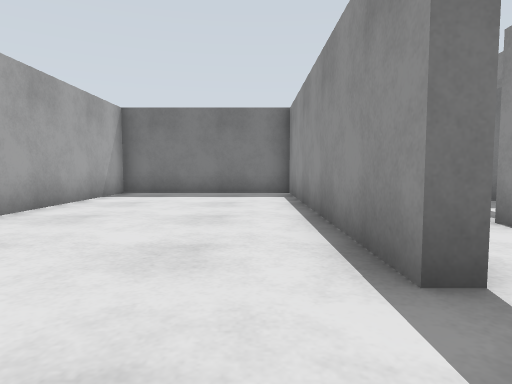
View 1 (above)

24 first-person views from a walk through a world built for the Gazebo simulator. The camera is 0.72 m above the floor, tilts 4° down and sees 75° across. The floor is counted in squares, 1 m on a side. Each view is taken from the middle of a square. On the plan, view 1 faces up. The plan holds only what a view shows up to about 10 squares ahead; the rest is blank. The place goes on beyond the plan.

View 2
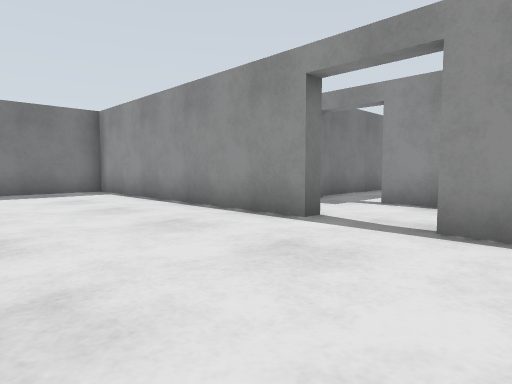

View 3
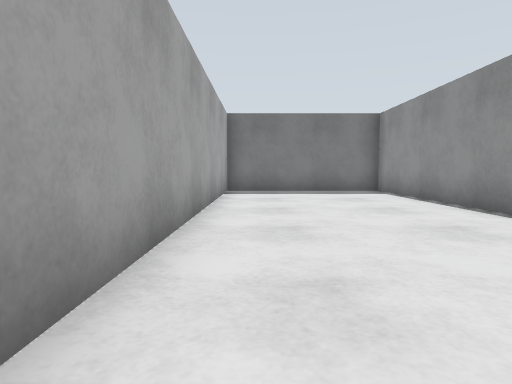

View 4
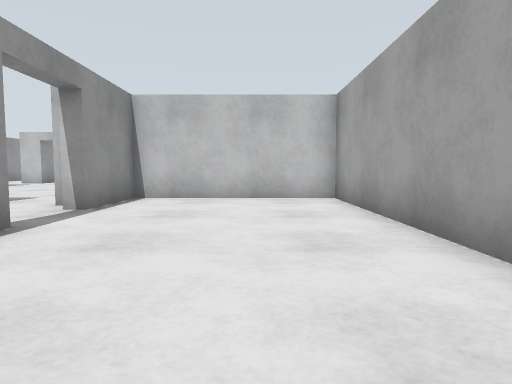

View 5
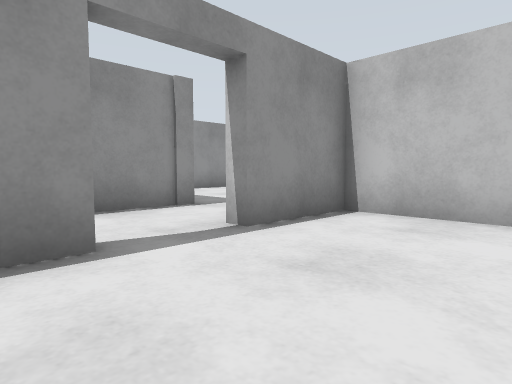

View 6
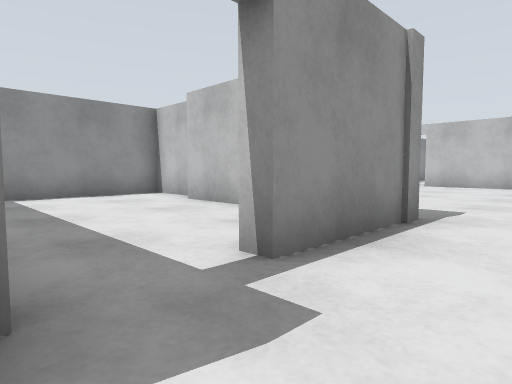

View 7
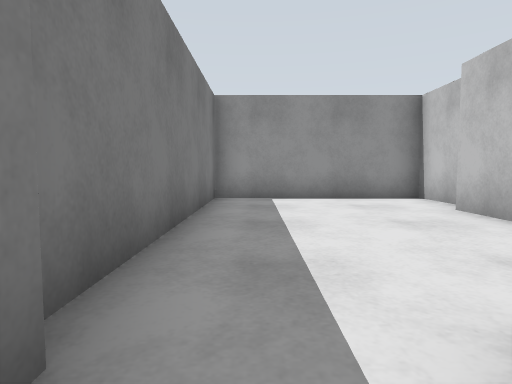

View 8
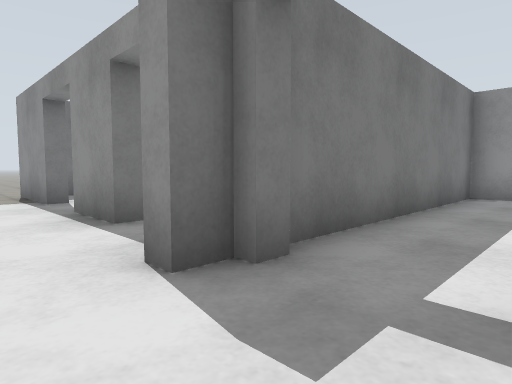

View 9
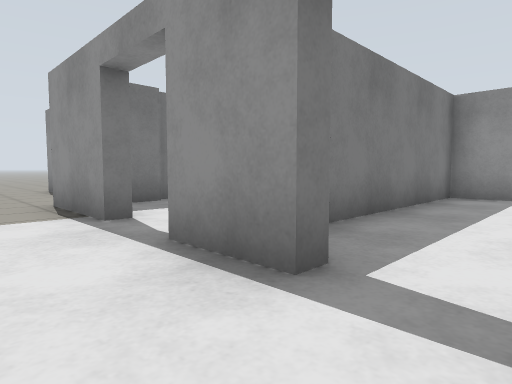

View 10
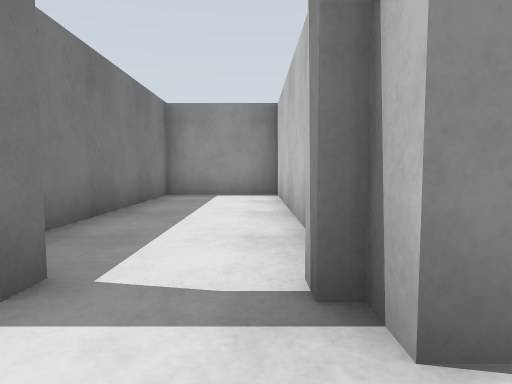

View 11
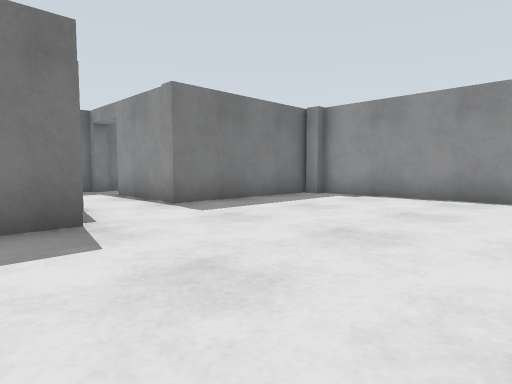

View 12
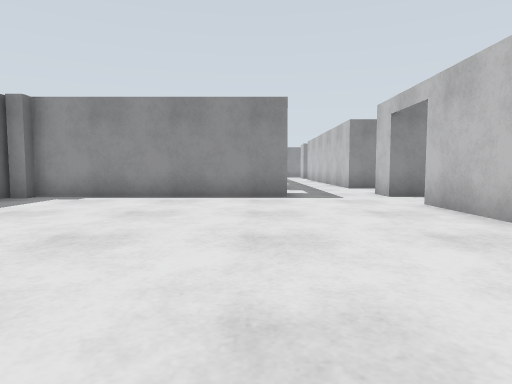

View 13
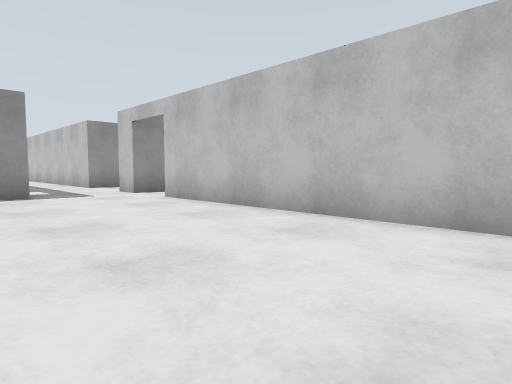

View 14
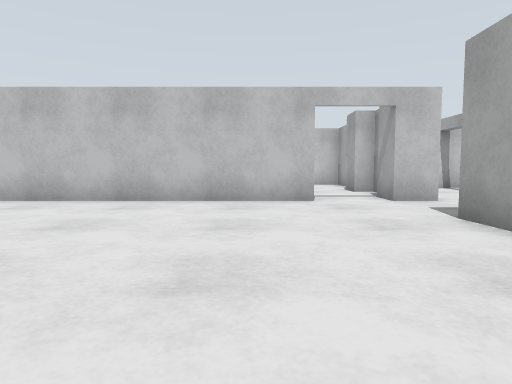

View 15
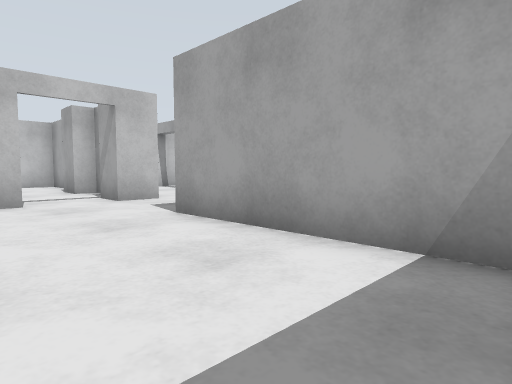

View 16
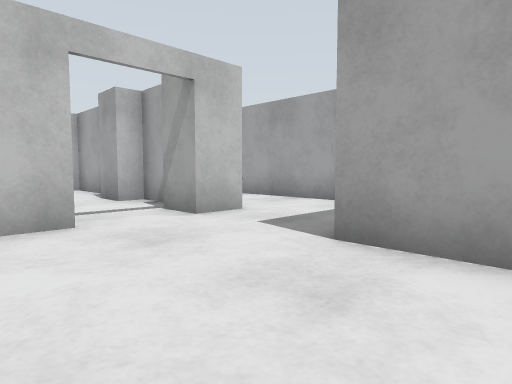

View 17
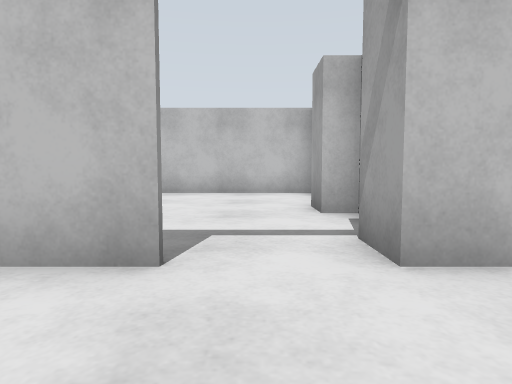

View 18
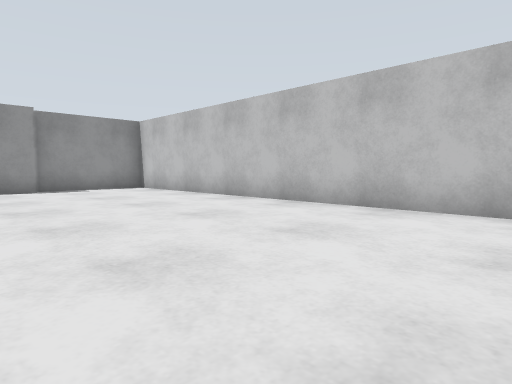

View 19
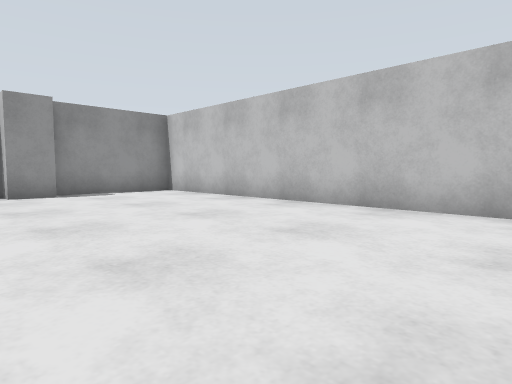

View 20
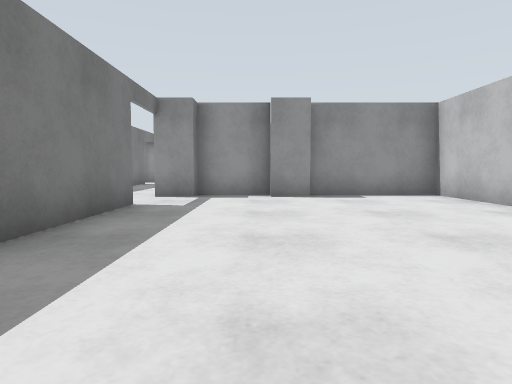

View 21
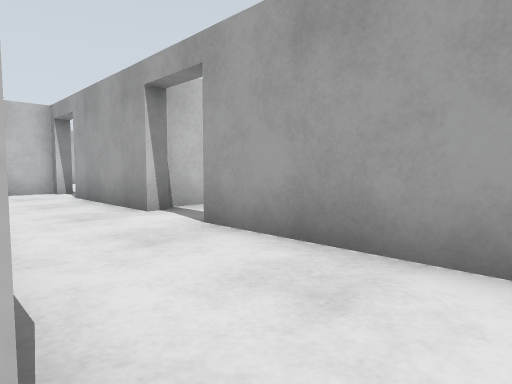

View 22
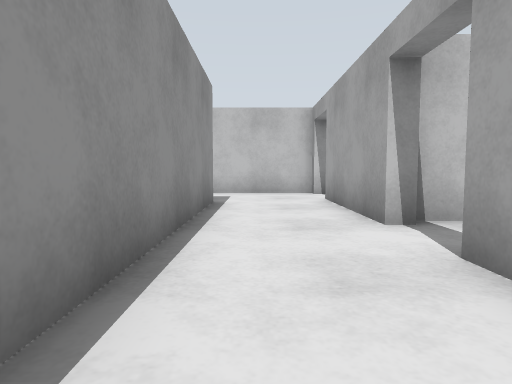

View 23
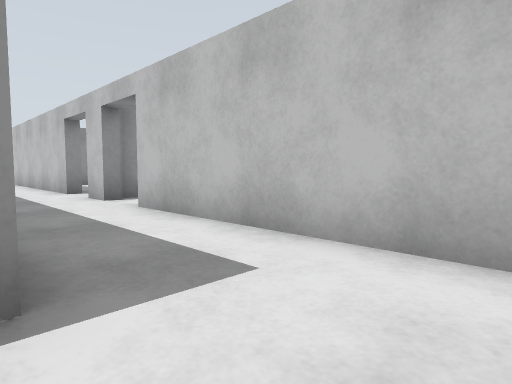

View 24
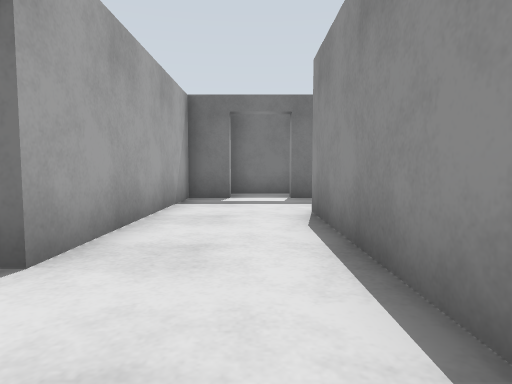

### Floor plan
Points are (right, up) in squares from view 1. A wall is a line through its corners. A room is listed if a view was taken in it or the views show most of it. See-through windows are left out.
Room 1 (views 1, 2, 3, 4, 5)
walls: (1.5, 2) (1, 2) (1, 9.9) (-3.9, 9.9) (-3.9, -2.2) (1, -2.2) (1, 0.2) (1.5, 0.2)
ways out: opening at (1, 1) to room 3
Room 2 (views 6, 7)
walls: (3.8, 2.1) (4.2, 2.1); (3.9, 4) (3.2, 4) (3.2, 4.4); (4.2, 3.8) (3.8, 3.8)
ways out: opening at (2.5, 2) to room 3; opening at (2.5, 4) to room 4; opening at (4, 3) to room 8
Room 3 (view 8)
walls: (3.8, -0.9) (3.8, 2.1)
ways out: opening at (1, 1) to room 1; opening at (2.5, 2) to room 2; opening at (2.5, -0.5) to room 5
Room 4 (views 9, 10)
walls: (5.9, 4.4) (11.2, 4.4) (11.2, 7.4) (5.2, 7.4); (4.2, 6.4) (3.8, 6.4); (3.8, 4.7) (4.2, 4.7); (3.2, 4.4) (3.9, 4.4)
ways out: opening at (2.5, 4) to room 2; opening at (2.5, 7.5)
Room 5 (views 11, 12, 13, 14, 15, 16, 17)
walls: (1.5, -2.6) (0.5, -2.6); (8.4, -7.9) (8.4, -1.4) (8.1, -1.4); (-2.4, -10.4) (6.8, -10.4); (8.4, -10.4) (9.6, -10.4); (8.4, -0.9) (3.8, -0.9); (-3.9, -3.2) (-3.9, -7.9); (-5.1, -10.4) (-3.9, -10.4)
ways out: opening at (2.5, -0.5) to room 3; opening at (-3.5, -11) to room 6; opening at (7.5, -11) to room 6; opening at (-5, -9.5) to room 7; opening at (9, -9.5)
Room 6 (views 18, 19, 20)
walls: (6.8, -10.5) (3.1, -10.5); (8.4, -14.5) (8.4, -13.4); (-4.7, -12.4) (-4.7, -13.4) (-3.9, -13.4) (-3.9, -14.5); (8.4, -11.4) (8.4, -10.4); (-3.9, -10.4) (-3.9, -11.5); (-4.7, -16) (-4.7, -16.6); (9.1, -13.4) (9.1, -11.4); (-4.8, -17.9) (9.1, -17.9) (9.1, -14.4)
ways out: opening at (-3.5, -11) to room 5; opening at (7.5, -11) to room 5
Room 7 (views 21, 22, 23, 24)
walls: (-7.7, -15.2) (-7.7, -19); (-5.1, -18.4) (-5.1, -10.4); (-7.8, -20.9) (-0.9, -20.9); (-6.6, -7.8) (-7.7, -7.8) (-7.7, -13.8); (-4.5, -7.8) (-5.1, -7.8) (-5.1, -7.4); (0.7, -21.4) (0.7, -20.9) (1.8, -20.9); (-5, -6.4) (-6.8, -6.4)
ways out: opening at (-5, -9.5) to room 5; opening at (-8, -19.5); opening at (-8, -14.5); opening at (0, -21); opening at (1, -19.5)
Room 8 (no view inside)
walls: (6.9, -0.5) (8.9, -0.5); (9.5, -1) (11.2, -1) (11.2, 4) (4.4, 4)
ways out: opening at (4, 3) to room 2

Positions as (right, up) in squares from view 1, and headings:
1: (0, 0), facing up
2: (-3, -1), facing up-right
3: (-3, -1), facing up
4: (-2, 6), facing down
5: (-2, 3), facing down-right
6: (2, 4), facing down-right
7: (3, 3), facing right
8: (2, 2), facing up-right
9: (2, 5), facing up-right
10: (2, 5), facing right
11: (0, -7), facing up-right
12: (0, -7), facing right
13: (-1, -6), facing down-right
14: (-1, -3), facing down
15: (-1, -3), facing down-left
16: (-1, -6), facing down-left
17: (-3, -8), facing down
18: (-3, -12), facing down-right
19: (-1, -12), facing down-right
20: (0, -13), facing right
21: (-5, -10), facing down-left
22: (-6, -11), facing down
23: (-7, -18), facing down-right
24: (-6, -16), facing up
